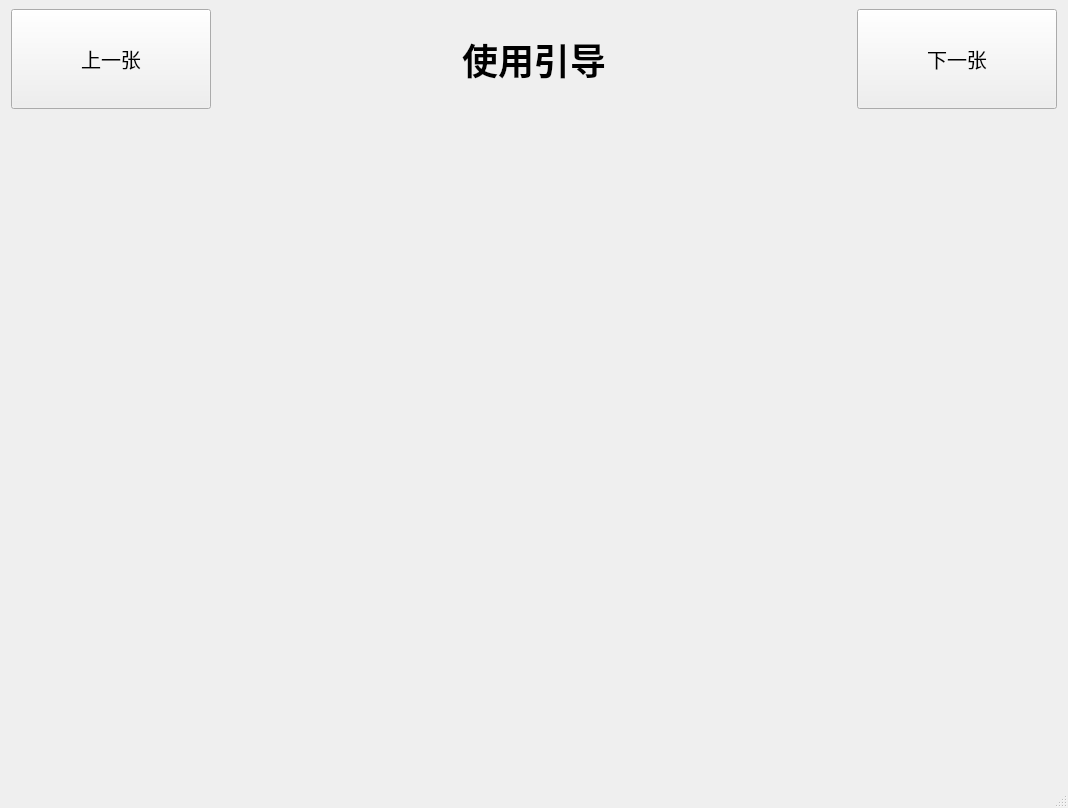
<?xml version="1.0" encoding="UTF-8"?>
<ui version="4.0">
 <class>GuideWindow</class>
 <widget class="QMainWindow" name="GuideWindow">
  <property name="geometry">
   <rect>
    <x>0</x>
    <y>0</y>
    <width>1068</width>
    <height>808</height>
   </rect>
  </property>
  <property name="windowTitle">
   <string>引导窗口</string>
  </property>
  <widget class="QWidget" name="centralwidget">
   <layout class="QVBoxLayout" name="verticalLayout">
    <item>
     <layout class="QHBoxLayout" name="horizontalLayout">
      <item>
       <widget class="QPushButton" name="lastPictureButton">
        <property name="minimumSize">
         <size>
          <width>200</width>
          <height>100</height>
         </size>
        </property>
        <property name="maximumSize">
         <size>
          <width>200</width>
          <height>100</height>
         </size>
        </property>
        <property name="font">
         <font>
          <pointsize>15</pointsize>
         </font>
        </property>
        <property name="text">
         <string>上一张</string>
        </property>
       </widget>
      </item>
      <item>
       <widget class="QLabel" name="guideTitle">
        <property name="sizePolicy">
         <sizepolicy hsizetype="Preferred" vsizetype="Preferred">
          <horstretch>0</horstretch>
          <verstretch>0</verstretch>
         </sizepolicy>
        </property>
        <property name="minimumSize">
         <size>
          <width>630</width>
          <height>100</height>
         </size>
        </property>
        <property name="maximumSize">
         <size>
          <width>630</width>
          <height>100</height>
         </size>
        </property>
        <property name="font">
         <font>
          <pointsize>27</pointsize>
          <weight>75</weight>
          <bold>true</bold>
         </font>
        </property>
        <property name="whatsThis">
         <string>&lt;html&gt;&lt;head/&gt;&lt;body&gt;&lt;p align=&quot;center&quot;&gt;&lt;span style=&quot; font-size:28pt; font-weight:600;&quot;&gt;title&lt;/span&gt;&lt;/p&gt;&lt;/body&gt;&lt;/html&gt;</string>
        </property>
        <property name="text">
         <string>使用引导</string>
        </property>
        <property name="alignment">
         <set>Qt::AlignCenter</set>
        </property>
       </widget>
      </item>
      <item>
       <widget class="QPushButton" name="nextPictureButton">
        <property name="sizePolicy">
         <sizepolicy hsizetype="Minimum" vsizetype="Minimum">
          <horstretch>0</horstretch>
          <verstretch>0</verstretch>
         </sizepolicy>
        </property>
        <property name="minimumSize">
         <size>
          <width>200</width>
          <height>100</height>
         </size>
        </property>
        <property name="maximumSize">
         <size>
          <width>200</width>
          <height>100</height>
         </size>
        </property>
        <property name="font">
         <font>
          <pointsize>15</pointsize>
         </font>
        </property>
        <property name="text">
         <string>下一张</string>
        </property>
       </widget>
      </item>
     </layout>
    </item>
    <item>
     <widget class="QLabel" name="guidePictures">
      <property name="sizePolicy">
       <sizepolicy hsizetype="Expanding" vsizetype="Expanding">
        <horstretch>0</horstretch>
        <verstretch>0</verstretch>
       </sizepolicy>
      </property>
      <property name="minimumSize">
       <size>
        <width>0</width>
        <height>0</height>
       </size>
      </property>
      <property name="maximumSize">
       <size>
        <width>16777215</width>
        <height>16777215</height>
       </size>
      </property>
      <property name="whatsThis">
       <string>&lt;html&gt;&lt;head/&gt;&lt;body&gt;&lt;p&gt;&lt;br/&gt;&lt;/p&gt;&lt;/body&gt;&lt;/html&gt;</string>
      </property>
      <property name="styleSheet">
       <string notr="true">border-image: url(:/gp/1.png);</string>
      </property>
      <property name="text">
       <string/>
      </property>
      <property name="alignment">
       <set>Qt::AlignCenter</set>
      </property>
     </widget>
    </item>
   </layout>
  </widget>
  <widget class="QMenuBar" name="menubar">
   <property name="geometry">
    <rect>
     <x>0</x>
     <y>0</y>
     <width>1068</width>
     <height>26</height>
    </rect>
   </property>
  </widget>
  <widget class="QStatusBar" name="statusbar"/>
 </widget>
 <resources>
  <include location="images/guide_p.qrc"/>
 </resources>
 <connections>
  <connection>
   <sender>nextPictureButton</sender>
   <signal>clicked()</signal>
   <receiver>GuideWindow</receiver>
   <slot>click_right_b()</slot>
   <hints>
    <hint type="sourcelabel">
     <x>773</x>
     <y>332</y>
    </hint>
    <hint type="destinationlabel">
     <x>891</x>
     <y>407</y>
    </hint>
   </hints>
  </connection>
  <connection>
   <sender>lastPictureButton</sender>
   <signal>clicked()</signal>
   <receiver>GuideWindow</receiver>
   <slot>click_left_b()</slot>
   <hints>
    <hint type="sourcelabel">
     <x>140</x>
     <y>333</y>
    </hint>
    <hint type="destinationlabel">
     <x>70</x>
     <y>433</y>
    </hint>
   </hints>
  </connection>
 </connections>
 <slots>
  <slot>click_right_b()</slot>
  <slot>click_left_b()</slot>
 </slots>
</ui>
